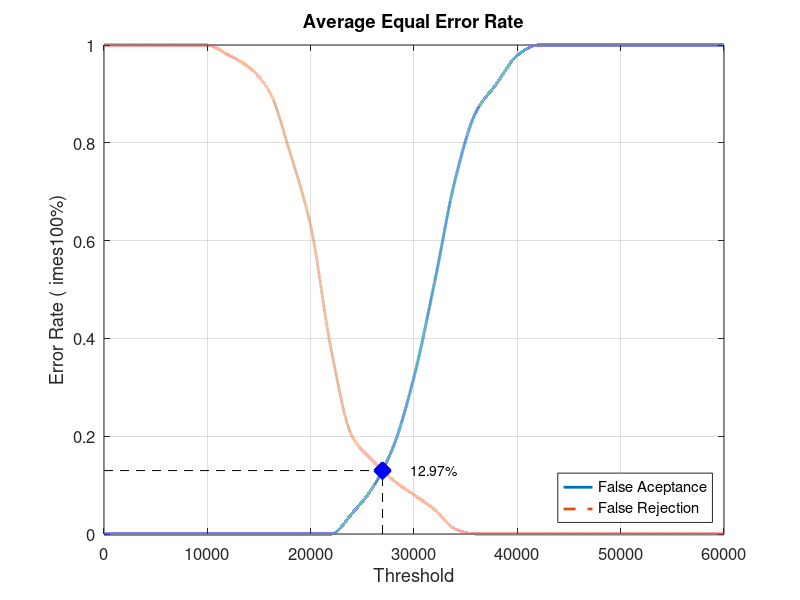
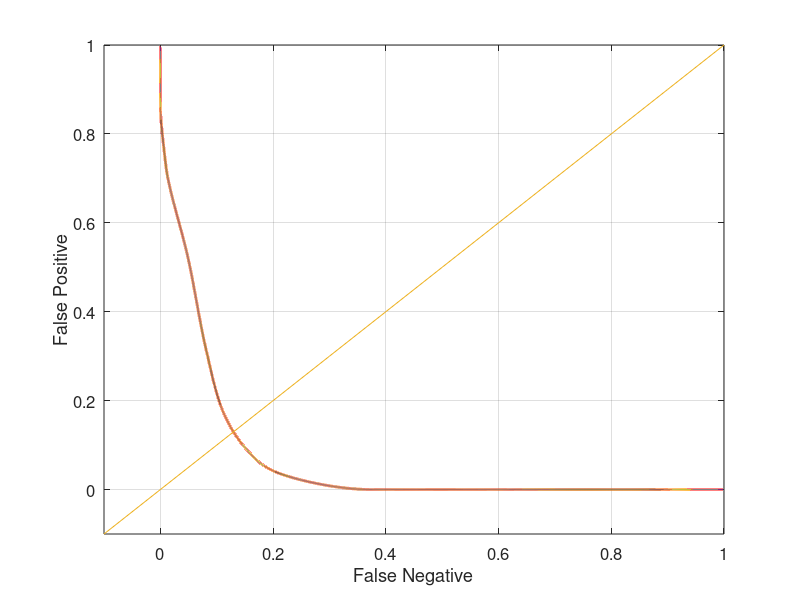

Reproduce these figures in MATLAB, in order.
close all;
clear;
clc;
x = 0:2000:60000;
xq = 0:0.5:60000;

y0 = [0 0 0 0 0 0 0 0 0 0 0 0 0.0421053 0.0947368 0.178947 0.321053 0.515789 0.726316 0.863158 0.921053 0.978947 1 1 1 1 1 1 1 1 1 1]
yy0 = interp1(x, y0, xq, 'pchip');
y1 = [1 1 1 1 1 1 0.98 0.955 0.905 0.78 0.63 0.375 0.2 0.15 0.11 0.08 0.05 0.01 0 0 0 0 0 0 0 0 0 0 0 0 0]
yy1 = interp1(x, y1, xq, 'pchip');

% Calculating EER: 
y2 = abs(y0 - y1);
find(y2 == min(y2))
yy2 = abs(yy0 - yy1);
xEER = find(yy2 == min(yy2));
xEERIndex = xq(xEER) % X-axis EER
yEER = yy0(xEER) % Y-axis EER

main = figure
plot(xq, yy0,'-','LineWidth', 2);	hold on
plot(xq, yy1,'--','LineWidth', 2);	hold on
plot([xEERIndex xEERIndex], [0 yEER], 'k--');	hold on
plot([0 xEERIndex], [yEER yEER], 'k--');	hold on
plot(xEERIndex, yEER, 'bx', 'LineWidth', 10);	hold on
text(xEERIndex + 10 * xEERIndex / 100, yEER, [num2str(round((10000 * yEER)) / 100) '%'])
legend('False Aceptance', 'False Rejection', 'Location', 'SouthEast')
xlabel('Threshold')
ylabel('Error Rate (	imes100%)')
title('Average Equal Error Rate')
set(gca, 'FontSize', 12)
axis([0 60000 0 1])
grid on

print(main, 'Database5_4Main', '-dpng');
FNRxFPR = figure('Color', [1 1 1]);
plot(yy1, yy0, '-', yy1, yy0, 'LineWidth', 2);
hold on
y = -0.1:0.1:1
plot(y, y); 
set(gca, 'FontSize', 12)
xlabel('False Negative')
ylabel('False Positive')
axis([-0.1 1 -0.1 1])
set(gca, 'FontSize', 12)
grid on

print(FNRxFPR, 'Database5_4FNRxFPR','-dpng');
